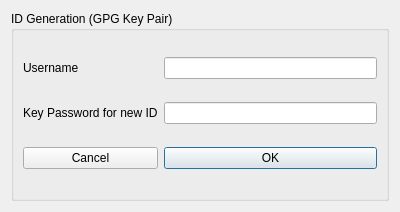
<?xml version="1.0" encoding="UTF-8"?>
<ui version="4.0">
 <class>IDCreator</class>
 <widget class="QDialog" name="IDCreator">
  <property name="geometry">
   <rect>
    <x>0</x>
    <y>0</y>
    <width>400</width>
    <height>212</height>
   </rect>
  </property>
  <property name="windowTitle">
   <string>Dialog</string>
  </property>
  <layout class="QHBoxLayout" name="horizontalLayout">
   <item>
    <widget class="QGroupBox" name="groupBox">
     <property name="title">
      <string>ID Generation (GPG Key Pair)</string>
     </property>
     <layout class="QHBoxLayout" name="horizontalLayout_2">
      <item>
       <layout class="QGridLayout" name="gridLayout">
        <item row="0" column="0">
         <widget class="QLabel" name="label">
          <property name="text">
           <string>Username</string>
          </property>
         </widget>
        </item>
        <item row="1" column="0">
         <widget class="QLabel" name="label_2">
          <property name="text">
           <string>Key Password for new ID</string>
          </property>
         </widget>
        </item>
        <item row="2" column="0">
         <widget class="QPushButton" name="IDgenerateCancel">
          <property name="text">
           <string>Cancel</string>
          </property>
          <property name="autoDefault">
           <bool>false</bool>
          </property>
         </widget>
        </item>
        <item row="2" column="1">
         <widget class="QPushButton" name="IDgenerateOK">
          <property name="text">
           <string>OK</string>
          </property>
          <property name="autoDefault">
           <bool>false</bool>
          </property>
          <property name="default">
           <bool>true</bool>
          </property>
         </widget>
        </item>
        <item row="0" column="1">
         <widget class="QLineEdit" name="enteredUsername"/>
        </item>
        <item row="1" column="1">
         <widget class="QLineEdit" name="enteredPassword"/>
        </item>
       </layout>
      </item>
     </layout>
    </widget>
   </item>
  </layout>
 </widget>
 <resources/>
 <connections/>
</ui>
